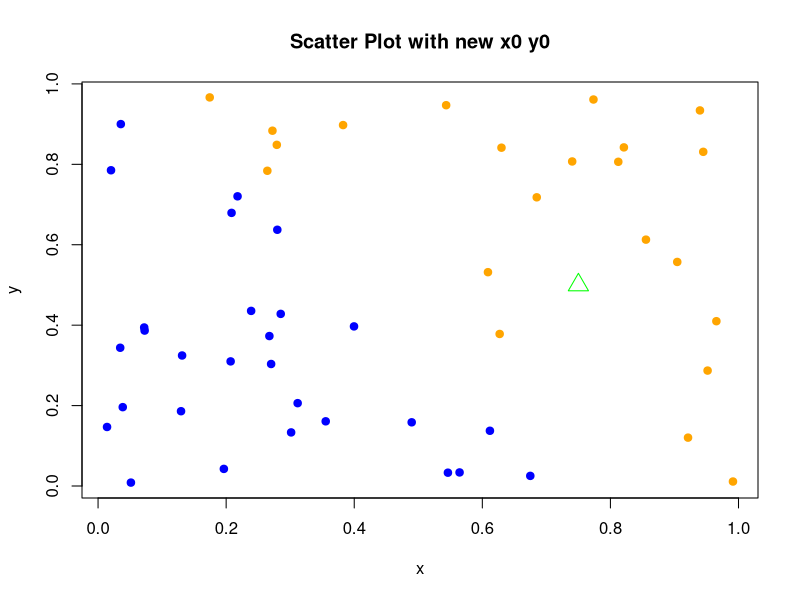
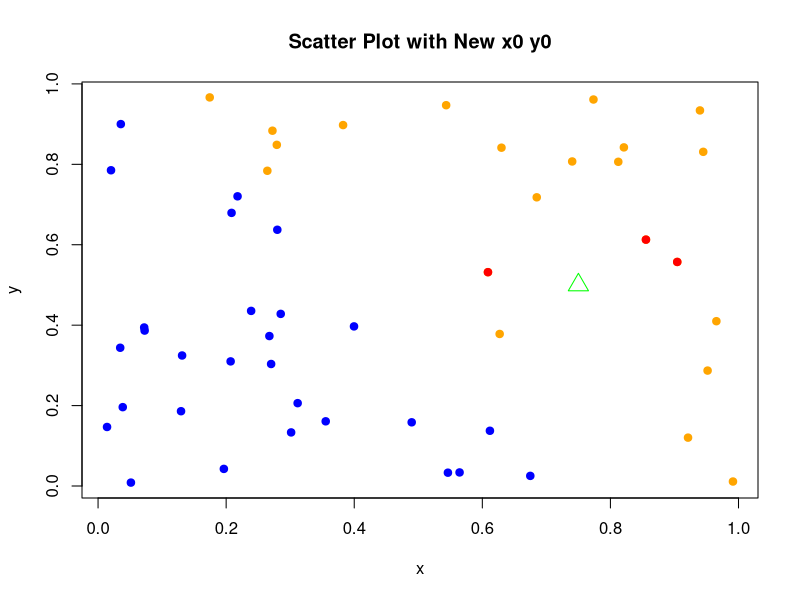

Source code (R) for these figures, in order:
# Machine learning and statistical learning
# K-Nearest Neighbors

# Author Jean-Baptiste GOMEZ

# 1 Context
# In this exercise, you will build a classifier using the K-Nearest Neighbors algorithm.



# 2 Lab setup: generating data
# In a first step, you will generate data. To do so:
#   1. Draw n = 50 observations in a unit square. To do so:
#   . randomly generate 50 observations from a Beta distribution with parameters ?? =
#   ?? = 1 and store the drawn values in an object you will call x.

# Set the seed for reproducibility (optional)
set.seed(12345)
n <- 50
x <- rbeta(n, shape1 = 1, shape2 = 1)
print(x)


# . Do the same procedure and store the draws in an object you will call y.

set.seed(6789)
n <- 50
y <- rbeta(n, shape1 = 1, shape2 = 1)
print(y)

# 2. Create a vector you will call true_label of size n = 50 which will contain the true labels:
#   "orange" or "blue".
# . "orange" if x + y ??? 1
# . "blue" otherwise.

true_label <- ifelse(x + y >= 1, "orange", "blue")
print(true_label)

# Anther method
# Create an empty vector to store true labels
# true_label <- character(0)
# 
# for (i in 1:length(x)) {
#   if (x[i] + y[i] >= 1) {
#     true_label <- c(true_label, "orange")
#   } else {
#     true_label <- c(true_label, "blue")
#   }
# }
# 
# print(true_label)
# Calculate the true_label without a loop



# 3. Create a new point (x0, y0) at which you will try to assign a label, depending on the values
# of the nearest neighbors. For example: (x0 = 0.75, y0 = 0.5).

x0 <- 0.75
y0 <- 0.5

# Number of nearest neighbors to consider
k <- 5

# Calculate the Euclidean distances between (x0, y0) and all data points
distances <- sqrt((x - x0)^2 + (y - y0)^2)
print(distances)

# Get the indices of the k nearest neighbors in ascending order
nearest_indices <- order(distances)[1:k]
print(nearest_indices)

# Extract the true labels of the nearest neighbors
nearest_labels <- true_label[nearest_indices]

# Count the occurrences of each label
label_counts <- table(nearest_labels)
print(label_counts)


# Find the label with the highest count (mode)
predicted_label <- names(which.max(label_counts))

# Print the predicted label for (x0, y0)
cat("Predicted Label for (x0, y0):", predicted_label, "\n")


# 4. Create a matrix with 3 columns: the x and y coordinates of your generated points, and
# the assigned label.

data_matrix <- cbind(x, y, true_label)
print(data_matrix)


# 5. Plot your 50 observations on a scatter plot and add the new (x0, y0) observation using a
# different color/shape.

# Define the new point coordinates
x0 <- 0.75
y0 <- 0.5

# Create a scatter plot for the 50 observations
plot(x, y, col = ifelse(true_label == "orange", "orange", "blue"), pch = 19, main = "Scatter Plot with new x0 y0")

# Add the new point (x0, y0) with a different color and shape
points(x0, y0, col = "green", pch = 2, cex = 2)

# Add labels for the legend
# legend("topright", legend = c("orange", "blue", "New Point"), col = c("orange", "blue", "green"), pch = c(19, 19, 2))


# 3 The algorithm

# 1. To know which are the K closests points of your new observation, you need to compute
# the distance between each point of your dataset and your new observation. To that end,
# create a function that computes the distances between two points:
# . this function will require four parameters: the two coordinates of a first point (xA and yA) and the two coordinates of a second point (xB and yB).
# . it will return the Euclidean distance between the two points whose coordinates are
# given as parameters.

# Function to compute Euclidean distance between two points
euclidean_distance <- function(xA, yA, xB, yB) {
  xA <- as.numeric(xA)
  yA <- as.numeric(yA)
  xB <- as.numeric(xB)
  yB <- as.numeric(yB)
  
  distance <- sqrt((xA - xB)^2 + (yA - yB)^2)
  return(distance)
}

# Test the function with example points
xA <- 1
yA <- 2
xB <- 3
yB <- 4

distance <- euclidean_distance(xA, yA, xB, yB)
cat("Euclidean Distance:", distance, "\n")




# 2. Using a loop, apply this function to your new point (x0, y0) and each of the points in your
# dataset. In other words, at iteration i, store the Euclidean distance between your point
# (x0, y0) and the i-th point from your data, i.e., (xi, yi). Once you have computed the
# distance from your point (x0, y0) to all points from your dataset, order your dataset by
# increasing distances to your new point.

# Compute and store distances between (x0, y0) and each point in the dataset
distances <- numeric(nrow(data_matrix))
for (i in 1:nrow(data_matrix)) {
  distances[i] <- euclidean_distance(x0, y0, data_matrix[i, 1], data_matrix[i, 2])
}

data_matrix <- cbind(data_matrix, Distance = distances)
ordered_data <- data_matrix[order(distances), ]
print(ordered_data)




# 3. Pick a value for K. For example, K = 3.
# 4. In a new object, copy the K first rows of your dataset that was previously ordered by
# ascending values of the distance to the new point: this allows you to keep the K nearest
# neighbors.

K <- 3
nearest_neighbors <- ordered_data[1:K, ]
print(nearest_neighbors)


# 5. Plot the points of this dataset in a different color.

plot(x, y, col = ifelse(true_label == "orange", "orange", "blue"), pch = 19, main = "Scatter Plot with New x0 y0")
# Add the new point (x0, y0) with a different color and shape
points(x0, y0, col = "green", pch = 2, cex = 2)
# Highlight the K nearest neighbors in red
points(nearest_neighbors[, 1], nearest_neighbors[, 2], col = "red", pch = 19)
# legend("topright", legend = c("orange", "blue", "New Point", "K Nearest Neighbors"), col = c("orange", "blue", "green", "red"), pch = c(19, 19, 2, 19))


# 6. Based on that dataset with only the K nearest neighbors, compute the number of "blue"
# and the number of "orange", then provide an estimation of the probability for the new
# observation to be blue.
k<-3
nearest_neighbors <- as.data.frame(ordered_data[1:K, ])
# Calculate the number of "blue" and "orange" points among the K nearest neighbors
blue_count <- sum(nearest_neighbors$true_label == "blue")
orange_count <- sum(nearest_neighbors$true_label == "orange")

# Calculate the estimated probability for the new observation to be "blue"
estimated_probability_blue <- blue_count / K
estimated_probability_orange <- orange_count / K

# Print the counts and estimated probability
cat("Number of 'blue' points among K nearest neighbors:", blue_count, "\n")
cat("Number of 'orange' points among K nearest neighbors:", orange_count, "\n")
cat("Estimated probability for the new observation to be 'blue':", estimated_probability_blue, "\n")


# 7. Based on that probability, assign a predicted class to your new observation.

# estimated_probability_blue <- 0.4  # Replace with the actual estimated probability
# predicted_class <- ifelse(estimated_probability_blue >= 0.5, "blue", "orange")
# cat("Predicted Class for the new observation:", predicted_class, "\n")

predicted_class <- ifelse(estimated_probability_orange > estimated_probability_blue, "orange", "blue")
cat("Predicted Class for the new observation:", predicted_class, "\n")

# 8. Set a different value for K and look at how it may change your prediction.

K <- 15
nearest_neighbors <- as.data.frame(ordered_data[1:K, ])

# Calculate the number of "blue" and "orange" points among the K nearest neighbors
blue_count <- sum(nearest_neighbors$true_label == "blue")
orange_count <- sum(nearest_neighbors$true_label == "orange")

# Calculate the estimated probability for the new observation to be "blue"
estimated_probability_blue <- blue_count / K

# Assign a predicted class based on the estimated probability
predicted_class <- ifelse(estimated_probability_blue >= 0.5, "blue", "orange")

# Print the results
cat("For K =", K, "\n")
cat("Number of 'blue' points among K nearest neighbors:", blue_count, "\n")
cat("Number of 'orange' points among K nearest neighbors:", orange_count, "\n")
cat("Estimated probability for the new observation to be 'blue':", estimated_probability_blue, "\n")
cat("Predicted Class for the new observation:", predicted_class, "\n")








# Define a sequence of K values to test
K_values <- seq(1, 50, by = 1)  # Adjust the range as needed

# Initialize variables to store results
max_probability <- 0
optimal_K <- 0

# Iterate through the K values
for (K in K_values) {
  # Create a new object containing the K nearest neighbors as a data frame
  nearest_neighbors <- as.data.frame(ordered_data[1:K, ])
  
  blue_count <- sum(nearest_neighbors$true_label == "blue")
  orange_count <- sum(nearest_neighbors$true_label == "orange")
  
  
  # Calculate the estimated probability for the new observation to be "blue"
  estimated_probability_blue <- blue_count / K
  # predicted_class <- ifelse(estimated_probability_blue >= 0.5, "blue", "orange")
  
  # Check if the current estimated probability is greater than the previous maximum
  if (estimated_probability_blue > max_probability) {
    max_probability <- estimated_probability_blue
    optimal_K <- K
  }
  
  # Print results for each K
  cat("For K =", K, "\n")
  cat("Number of 'blue' points among K nearest neighbors:", blue_count, "\n")
  cat("Estimated probability for the new observation to be 'blue':", estimated_probability_blue, "\n\n")
}

# Print the K with the maximum probability
cat("Optimal K for Maximum Probability:", optimal_K, "\n")
cat("Maximum Probability:", max_probability, "\n")












